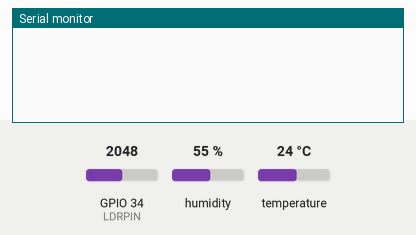
Recording of a sketch running on a simulated ESP32. Shown: the last lines printed to the serial monitor. Inputs (shaded band) come from the test bench; at power-on: temperature 24 °C, GPIO 34 (LDRPIN) = 2048, humidity 55 %. WiFi joins after 1.5 s; servers stay silent unless stated.

Above: at 3.0 s.
3.1 s: temperature set to 33 °C
At 8.3 s:
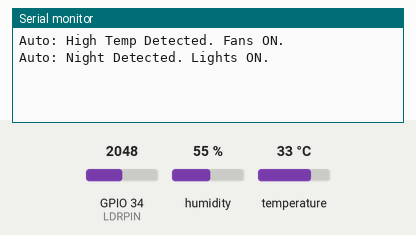
8.6 s: GPIO 34 (LDRPIN) set to 1960
At 13.0 s:
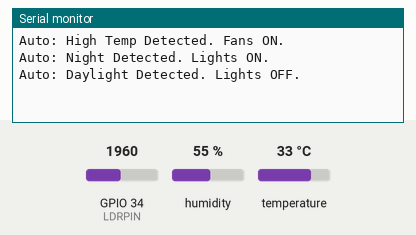
13.3 s: temperature set to 12 °C
At 18.2 s:
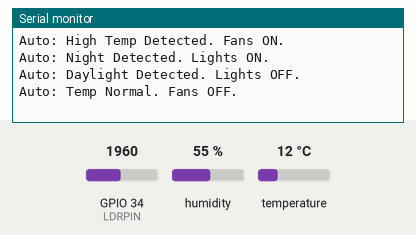

The sketch:

Home_auto.ino
```cpp
#define BLYNK_TEMPLATE_ID "TMPL6qy0d4haR"
#define BLYNK_TEMPLATE_NAME "IOT BASE HOME AUTOMATION EEAM"
#define BLYNK_AUTH_TOKEN "YOUR_BLYNK_AUTH_TOKEN"  // Replace with your actual token

#include <WiFi.h>
#include <WiFiClientSecure.h>
#include <BlynkSimpleEsp32.h>
#include <UniversalTelegramBot.h>
#include <Adafruit_Sensor.h> // Added dependency for DHT
#include <DHT.h>

// ---------- WiFi ----------
char ssid[] = "YOUR_WIFI_SSID";      // Replace with your WiFi name
char pass[] = "YOUR_WIFI_PASSWORD";  // Replace with your WiFi password

// ---------- Telegram ----------
#define BOT_TOKEN "YOUR_TELEGRAM_BOT_TOKEN"  // Replace with your BotFather token
#define CHAT_ID   "YOUR_TELEGRAM_CHAT_ID"    // Replace with your Telegram chat ID

WiFiClientSecure client;
UniversalTelegramBot bot(BOT_TOKEN, client);

// ---------- Relay Pins ----------
#define R1 18
#define R2 14
#define R3 15
#define R4 27
#define R5 26
#define R6 25
#define R7 33

// ---------- Sensor Pins & Settings ----------
#define DHTPIN 4       // Digital pin connected to the DHT sensor
#define DHTTYPE DHT22  // DHT 22
DHT dht(DHTPIN, DHTTYPE);

#define LDRPIN 34      // Analog pin (ADC1) required for ESP32 when WiFi is ON
const int ldrNightThreshold = 2000; // Threshold for analog reading (0-4095 range)

// ---------- States ----------
bool lightState[4] = {0,0,0,0};
bool fanState[3]   = {0,0,0};

// ---------- Previous States ----------
bool prevLightState[4] = {0,0,0,0};
bool prevFanState[3] = {0,0,0};

// Automation trackers to prevent spamming commands
bool isHot = false;
bool isNight = false;

// ---------- Periodic Update ----------
unsigned long lastUpdateTime = 0;
const unsigned long updateInterval = 30UL * 60UL * 1000UL; // 30 minutes

// Sensor update timer
unsigned long lastSensorCheck = 0;
const unsigned long sensorInterval = 5000UL; // INCREASED TO 5 SECONDS for DHT22 stability

// ======================================================
// APPLY STATES TO RELAYS
// ======================================================
void applyStates() {
  digitalWrite(R1, !lightState[0]);
  digitalWrite(R2, !lightState[1]);
  digitalWrite(R3, !lightState[2]);
  digitalWrite(R4, !lightState[3]);
  digitalWrite(R5, !fanState[0]);
  digitalWrite(R6, !fanState[1]);
  digitalWrite(R7, !fanState[2]);
}

// ======================================================
// SMART CHANGE NOTIFICATION
// ======================================================
void sendSmartChanges(String msg) {
  bot.sendMessage(CHAT_ID, msg, "");
}

// ======================================================
// SEND SHORT SUMMARY
// ======================================================
void sendShortSummary() {
  int lightsOn = 0;
  int fansOn = 0;
  for (int i = 0; i < 4; i++) if (lightState[i]) lightsOn++;
  for (int i = 0; i < 3; i++) if (fanState[i]) fansOn++;

  String summary = "Summary:\n";
  summary += "Lights ON: " + String(lightsOn) + "\n";
  summary += "Fans ON: " + String(fansOn);

  bot.sendMessage(CHAT_ID, summary, "");
}

// ======================================================
// CHECK CHANGES + SEND SMART NOTIFICATIONS
// ======================================================
void checkStateChange() {
  String changes = "";
  // Check Lights
  for (int i = 0; i < 4; i++) {
    if (lightState[i] != prevLightState[i]) {
      changes += "Light " + String(i+1) + " → ";
      changes += (lightState[i] ? "ON" : "OFF");
      changes += "\n";
      prevLightState[i] = lightState[i];
    }
  }

  // Check Fans
  for (int i = 0; i < 3; i++) {
    if (fanState[i] != prevFanState[i]) {
      changes += "Fan " + String(i+1) + " → ";
      changes += (fanState[i] ? "ON" : "OFF");
      changes += "\n";
      prevFanState[i] = fanState[i];
    }
  }

  if (changes.length() > 0) {
    sendSmartChanges(changes);
  }
}

// ======================================================
// CHECK IF ANY DEVICE IS ON
// ======================================================
bool isAnyDeviceOn() {
  for (int i = 0; i < 4; i++) if (lightState[i]) return true;
  for (int i = 0; i < 3; i++) if (fanState[i]) return true;
  return false;
}

// ======================================================
// SENSOR CHECK & AUTOMATION LOGIC (FIXED)
// ======================================================
void checkSensorsAndAutomate() {
  if (millis() - lastSensorCheck > sensorInterval) {
    lastSensorCheck = millis();

    // -----------------------------------------
    // 1. DHT22 READING & AUTOMATION
    // -----------------------------------------
    float h = dht.readHumidity();
    yield(); // Prevent ESP32 WiFi watchdog from interrupting the next read
    float t = dht.readTemperature();

    // Check if DHT read failed, but DO NOT return/exit the function
    if (isnan(h) || isnan(t)) {
      Serial.println("Failed to read from DHT sensor! Check wiring/pull-up resistor.");
    } else {
      // Send values to Blynk Dashboard
      Blynk.virtualWrite(V7, t);
      Blynk.virtualWrite(V8, h);

      // Temperature Automation (HOT = FANS ON)
      if (t >= 30.0 && !isHot) {
        isHot = true;
        Serial.println("Auto: High Temp Detected. Fans ON.");
        fanState[0] = 1; fanState[1] = 1; fanState[2] = 1;
        Blynk.virtualWrite(V0, 1); Blynk.virtualWrite(V1, 1); Blynk.virtualWrite(V6, 1);
        applyStates();
        checkStateChange();
      } else if (t < 30.0 && isHot) {
        isHot = false;
        Serial.println("Auto: Temp Normal. Fans OFF.");
        fanState[0] = 0; fanState[1] = 0; fanState[2] = 0;
        Blynk.virtualWrite(V0, 0); Blynk.virtualWrite(V1, 0); Blynk.virtualWrite(V6, 0);
        applyStates();
        checkStateChange();
      }
    }

    // -----------------------------------------
    // 2. LDR READING & AUTOMATION
    // -----------------------------------------
    int ldrVal = analogRead(LDRPIN);
    Blynk.virtualWrite(V9, ldrVal);

    // LDR Automation (NIGHT = LIGHTS ON, DAY = LIGHTS OFF)
    if (ldrVal > ldrNightThreshold && !isNight) {
      isNight = true;
      Serial.println("Auto: Night Detected. Lights ON.");
      lightState[0] = 1; lightState[1] = 1; lightState[2] = 1; lightState[3] = 1;
      Blynk.virtualWrite(V2, 1); Blynk.virtualWrite(V3, 1);
      Blynk.virtualWrite(V4, 1); Blynk.virtualWrite(V5, 1);
      applyStates();
      checkStateChange();
    }
    else if (ldrVal <= ldrNightThreshold && isNight) {
      isNight = false;
      Serial.println("Auto: Daylight Detected. Lights OFF.");
      lightState[0] = 0; lightState[1] = 0; lightState[2] = 0; lightState[3] = 0;
      Blynk.virtualWrite(V2, 0); Blynk.virtualWrite(V3, 0);
      Blynk.virtualWrite(V4, 0); Blynk.virtualWrite(V5, 0);
      applyStates();
      checkStateChange();
    }
  }
}

// ======================================================
// BLYNK HANDLERS
// ======================================================
BLYNK_WRITE(V2) { lightState[0] = param.asInt(); applyStates(); checkStateChange(); }
BLYNK_WRITE(V3) { lightState[1] = param.asInt(); applyStates(); checkStateChange(); }
BLYNK_WRITE(V4) { lightState[2] = param.asInt(); applyStates(); checkStateChange(); }
BLYNK_WRITE(V5) { lightState[3] = param.asInt(); applyStates(); checkStateChange(); }

BLYNK_WRITE(V0) { fanState[0] = param.asInt(); applyStates(); checkStateChange(); }
BLYNK_WRITE(V1) { fanState[1] = param.asInt(); applyStates(); checkStateChange(); }
BLYNK_WRITE(V6) { fanState[2] = param.asInt(); applyStates(); checkStateChange(); }

// ======================================================
BLYNK_CONNECTED() { Blynk.syncAll(); }

// ======================================================
void setup() {
  Serial.begin(115200);

  pinMode(R1, OUTPUT); pinMode(R2, OUTPUT); pinMode(R3, OUTPUT); pinMode(R4, OUTPUT);
  pinMode(R5, OUTPUT); pinMode(R6, OUTPUT); pinMode(R7, OUTPUT);

  pinMode(LDRPIN, INPUT);

  // Relays Active LOW → Initialize OFF
  digitalWrite(R1,HIGH); digitalWrite(R2,HIGH); digitalWrite(R3,HIGH); digitalWrite(R4,HIGH);
  digitalWrite(R5,HIGH); digitalWrite(R6,HIGH); digitalWrite(R7,HIGH);

  dht.begin();

  client.setInsecure();
  Blynk.begin(BLYNK_AUTH_TOKEN, ssid, pass);

  lastUpdateTime = millis();
  lastSensorCheck = millis(); // IMPORTANT FIX: Gives DHT sensor 5 seconds to warm up before the first read
}

// ======================================================
void loop() {
  Blynk.run();

  checkSensorsAndAutomate();

  // Periodic summarized update
  if (millis() - lastUpdateTime > updateInterval) {
    lastUpdateTime = millis();
    if (isAnyDeviceOn()) {
      sendShortSummary();
    }
  }
}
```

Measured:
- after the input at 3.1 s, the serial monitor: prints a new line after 3.7 s (image 1)
- after the input at 8.6 s, the serial monitor: prints a new line after 3.2 s (image 2)
- after the input at 13.3 s, the serial monitor: prints a new line after 3.5 s (image 3)
